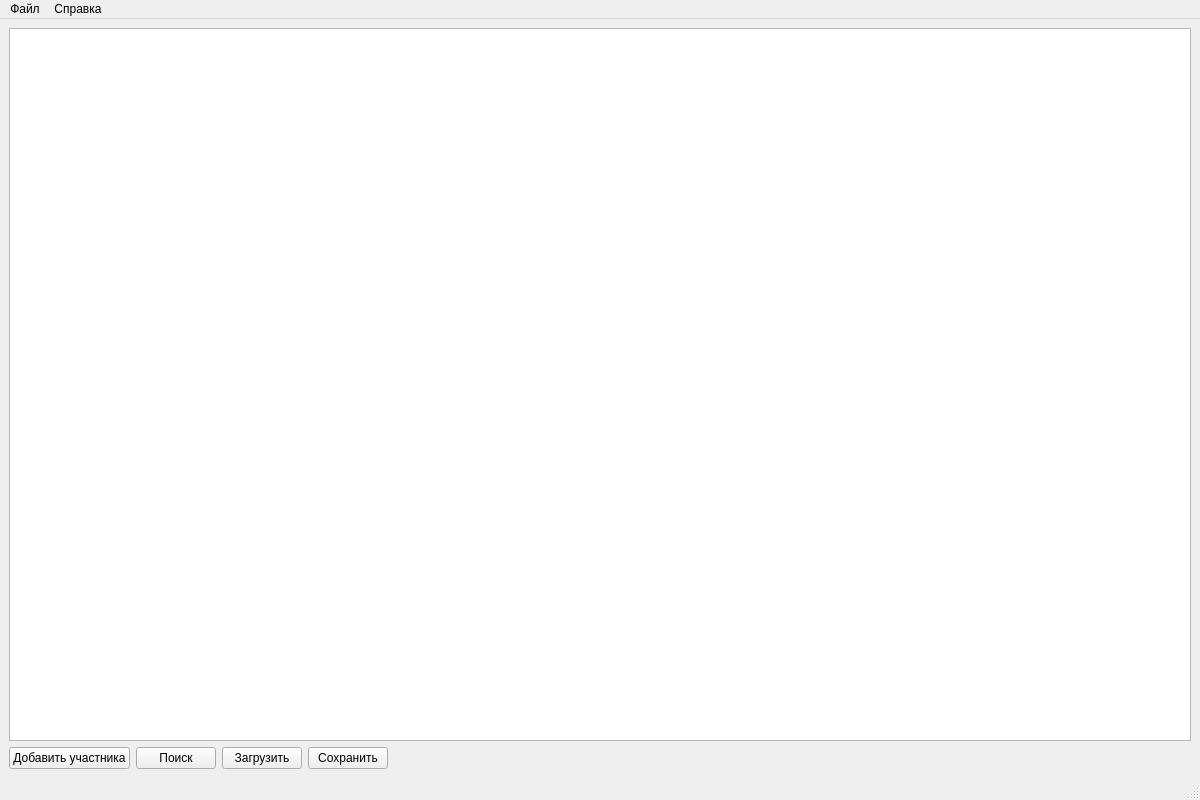
<?xml version="1.0" encoding="UTF-8"?>
<ui version="4.0">
 <class>MainWindow</class>
 <widget class="QMainWindow" name="MainWindow">
  <property name="geometry">
   <rect>
    <x>0</x>
    <y>0</y>
    <width>1200</width>
    <height>800</height>
   </rect>
  </property>
  <property name="windowTitle">
   <string>Клуб любителей скачек</string>
  </property>
  <widget class="QWidget" name="centralwidget">
   <layout class="QVBoxLayout" name="verticalLayout">
    <item>
     <widget class="QTableWidget" name="tableWidget">
      <property name="alternatingRowColors">
       <bool>true</bool>
      </property>
      <property name="selectionBehavior">
       <enum>QAbstractItemView::SelectRows</enum>
      </property>
      <property name="showGrid">
       <bool>true</bool>
      </property>
      <property name="sortingEnabled">
       <bool>true</bool>
      </property>
     </widget>
    </item>
    <item>
     <layout class="QHBoxLayout" name="horizontalLayout">
      <item>
       <widget class="QPushButton" name="addButton">
        <property name="text">
         <string>Добавить участника</string>
        </property>
        <property name="toolTip">
         <string>Открыть диалог для добавления нового состязания/участника</string>
        </property>
       </widget>
      </item>
      <item>
       <widget class="QPushButton" name="searchButton">
        <property name="text">
         <string>Поиск</string>
        </property>
        <property name="toolTip">
         <string>Открыть диалог для поиска и фильтрации данных</string>
        </property>
       </widget>
      </item>
      <item>
       <widget class="QPushButton" name="loadButton">
        <property name="text">
         <string>Загрузить</string>
        </property>
        <property name="toolTip">
         <string>Загрузить данные из файла races.dat</string>
        </property>
       </widget>
      </item>
      <item>
       <widget class="QPushButton" name="saveButton">
        <property name="text">
         <string>Сохранить</string>
        </property>
        <property name="toolTip">
         <string>Сохранить данные в файл races.dat</string>
        </property>
       </widget>
      </item>
      <item>
       <spacer name="horizontalSpacer">
        <property name="orientation">
         <enum>Qt::Horizontal</enum>
        </property>
        <property name="sizeHint" stdset="0">
         <size>
          <width>40</width>
          <height>20</height>
         </size>
        </property>
       </spacer>
      </item>
     </layout>
    </item>
   </layout>
  </widget>
  <widget class="QMenuBar" name="menubar">
   <property name="geometry">
    <rect>
     <x>0</x>
     <y>0</y>
     <width>1200</width>
     <height>21</height>
    </rect>
   </property>
   <widget class="QMenu" name="menuFile">
    <property name="title">
     <string>Файл</string>
    </property>
    <addaction name="actionLoad"/>
    <addaction name="actionSave"/>
    <addaction name="actionExit"/>
   </widget>
   <widget class="QMenu" name="menuHelp">
    <property name="title">
     <string>Справка</string>
    </property>
    <addaction name="actionAbout"/>
   </widget>
   <addaction name="menuFile"/>
   <addaction name="menuHelp"/>
  </widget>
  <widget class="QStatusBar" name="statusbar"/>
  <action name="actionLoad">
   <property name="text">
    <string>Загрузить...</string>
   </property>
   <property name="shortcut">
    <string>Ctrl+O</string>
   </property>
  </action>
  <action name="actionSave">
   <property name="text">
    <string>Сохранить</string>
   </property>
   <property name="shortcut">
    <string>Ctrl+S</string>
   </property>
  </action>
  <action name="actionExit">
   <property name="text">
    <string>Выход</string>
   </property>
   <property name="shortcut">
    <string>Ctrl+Q</string>
   </property>
  </action>
  <action name="actionAbout">
   <property name="text">
    <string>О программе</string>
   </property>
  </action>
 </widget>
 <resources/>
 <connections>
  <connection>
   <sender>actionExit</sender>
   <signal>triggered()</signal>
   <receiver>MainWindow</receiver>
   <slot>close()</slot>
   <hints>
    <hint type="sourcelabel">
     <x>-1</x>
     <y>-1</y>
    </hint>
    <hint type="destinationlabel">
     <x>399</x>
     <y>299</y>
    </hint>
   </hints>
  </connection>
 </connections>
</ui>
